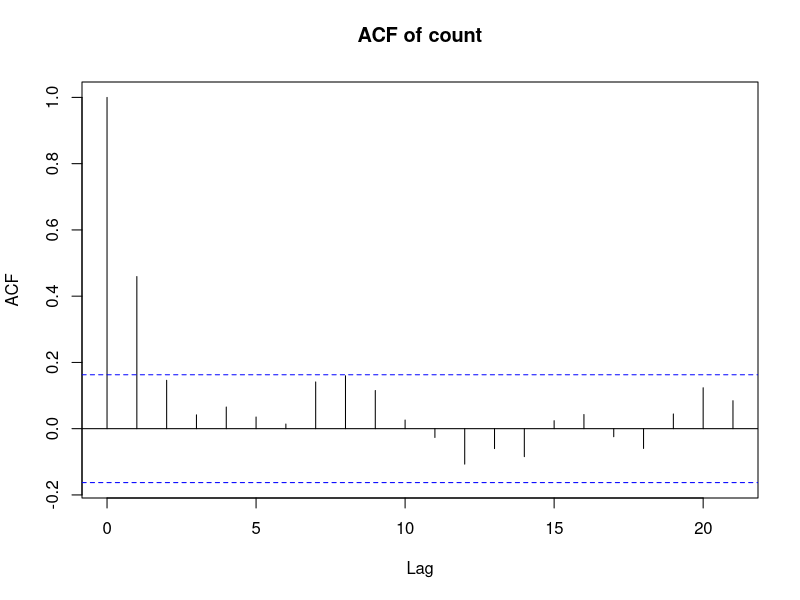
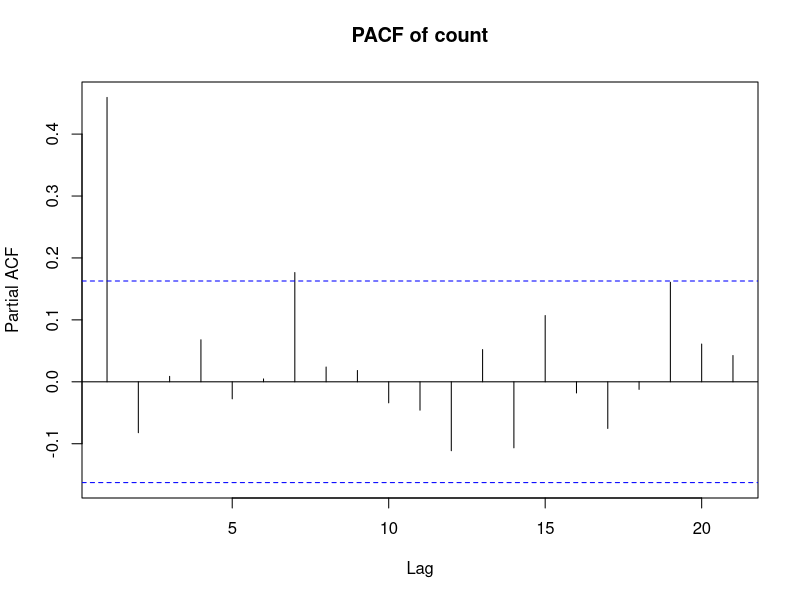
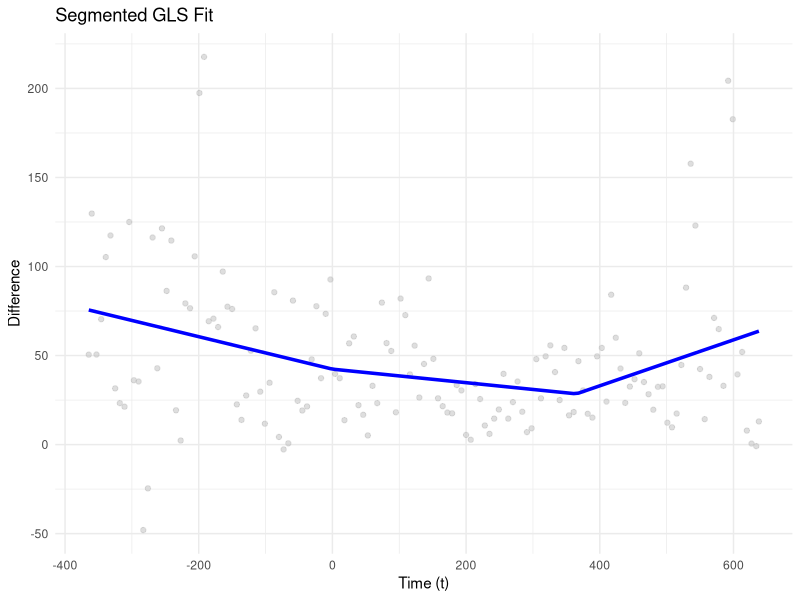

Generate these figures, in order, with R:
## ---- chunk 1
if (!require(segmented)) install.packages("segmented")
if (!require(dplyr)) install.packages("dplyr")
if (!require(lubridate)) install.packages("lubridate")
if (!require(tidyverse)) install.packages("tidyverse")
if (!require(lmtest)) install.packages("lmtest")
if (!require(sandwich)) install.packages("sandwich")
if (!require(forecast)) install.packages("forecast")
if (!require(nlme)) install.packages("nlme")

library(segmented)
library(dplyr)
library(lubridate)
library(tidyverse)
library(lmtest)
library(sandwich)
library(splines)
library(forecast)
library(lubridate)
library(nlme)
## ---- chunk 2
#df <- read.csv("df_Soda_full_tax_difference.csv")
#df$date <- as.Date(df$date, format = "%d/%m/%Y")
df <- read.csv("df_Soda_full_tax_difference.csv")
df$date <- as.Date(df$date, format = "%Y-%m-%d")

if (sum(is.na(df$date)) > 0) {
  print("Warning: Some dates couldn't be converted. Check the format.")
}


# Filter for years 2021 and 2022
df_filtered <- df %>%
  filter(year(date) %in% c(2021, 2022,2023)) %>%
  filter(date <= as.Date("2023-10-01")) #Filter 3 month of the war

# Create time variable (days since start of 2021)
df_filtered$time <- as.numeric(df_filtered$date - as.Date("2022-01-01"))

# Create intervention dummy: 0 for 2021, 1 for 2022
df_filtered$intervention <- ifelse(year(df_filtered$date) == 2022, 1, 0)

# Create intervention dummy: 0 for 2021, 1 for 2022
df_filtered$post_intervention <- ifelse(year(df_filtered$date) == 2023, 1, 0)

df_filtered$week <- floor_date(df_filtered$date, "week")

# Create 'difference' variable if it doesn't exist
if (!"difference" %in% names(df_filtered)) {
  if (all(c("y_It", "y_Ct") %in% names(df_filtered))) {
    df_filtered$difference <- df_filtered$y_It - df_filtered$y_Ct
  } else {
    stop("Missing 'difference' or components 'y_It' and 'y_Ct' in the data.")
  }
}

df_weekly <- df_filtered %>%
  group_by(week) %>%
  summarize(
    difference = mean(difference, na.rm = TRUE),
    time = mean(time, na.rm = TRUE),
    intervention = first(intervention),
     post_intervention=first(post_intervention),
    .groups = "drop"
  )

df_regression <- df_weekly %>%
  mutate(
    t = time,
    intervention = intervention,
    post_intervention=post_intervention,
    t_intervention = t * intervention,
    t_post = t * post_intervention,
  )
## ---- chunk 3
acf(df_regression$difference, main = "ACF of count")
pacf(df_regression$difference, main = "PACF of count")

## ---- chunk 4
gls_model <- gls(difference ~ t , 
                 data = df_regression,
                 correlation = corARMA(p = 2, q = 0, form = ~ t))

summary(gls_model)
## ---- chunk 5
seg_model <- segmented(gls_model, seg.Z = ~t, 
                      psi = c(0, 365),
                      control = seg.control(display = TRUE, it.max = 0))

summary(seg_model)
## ---- chunk 6
# Extract fitted values
library(ggplot2)

df_regression$seg_fitted <- fitted(seg_model)

ggplot(df_regression, aes(x = t, y = difference)) +
  geom_point(alpha = 0.5, color = "gray") +
  geom_line(aes(y = seg_fitted), color = "blue", size = 1.2) +
  labs(title = "Segmented GLS Fit", x = "Time (t)", y = "Difference") +
  theme_minimal()
